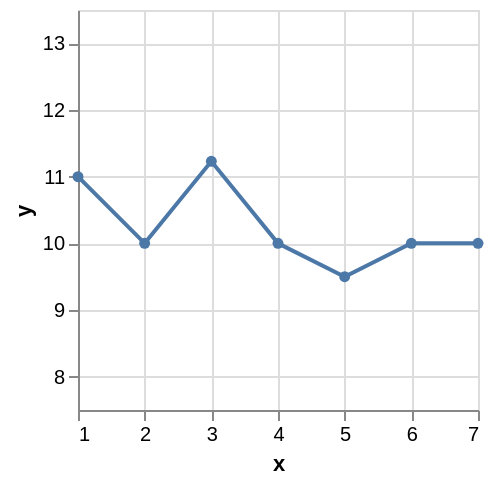

Write the Vega-Lite specification saved for this chart.
### Vega specification from a JSON file in a GitHub repository (floating-point values rounded to 4 significant figures)
{"$schema": "https://vega.github.io/schema/vega/v5.json", "description": "Vega-Lite computes the minimum and maximum axes values automatically but this can be made more dynamic by using params to produce axes which are +/- 20% of the minimum and maximum values in the dataset.", "background": "white", "padding": 5, "width": 200, "height": 200, "style": "cell", "data": [{"name": "source_0", "values": [{"x": 1, "y": 11}, {"x": 2, "y": 10}, {"x": 3, "y": 11.23}, {"x": 4, "y": 10}, {"x": 5, "y": 9.5}, {"x": 6, "y": 10}, {"x": 7, "y": 10}]}, {"name": "data_0", "source": "source_0", "transform": [{"type": "formula", "expr": "toNumber(datum[\"x\"])", "as": "x"}]}, {"name": "data_1", "source": "data_0", "transform": [{"type": "filter", "expr": "isValid(datum[\"x\"]) && isFinite(+datum[\"x\"]) && isValid(datum[\"y\"]) && isFinite(+datum[\"y\"])"}]}], "signals": [{"name": "extents", "update": "extent(pluck(data('source_0'), 'y'))"}, {"name": "min", "update": "extents[0] * 0.8"}, {"name": "max", "update": "extents[1] * 1.2"}], "marks": [{"name": "layer_0_marks", "type": "line", "style": ["line"], "sort": {"field": "datum[\"x\"]"}, "from": {"data": "data_0"}, "encode": {"update": {"stroke": {"value": "#4c78a8"}, "description": {"signal": "\"x: \" + (format(datum[\"x\"], \"\")) + \"; y: \" + (format(datum[\"y\"], \"\"))"}, "x": {"scale": "x", "field": "x"}, "y": {"scale": "y", "field": "y"}, "defined": {"signal": "isValid(datum[\"x\"]) && isFinite(+datum[\"x\"]) && isValid(datum[\"y\"]) && isFinite(+datum[\"y\"])"}}}}, {"name": "layer_1_marks", "type": "symbol", "style": ["point"], "from": {"data": "data_1"}, "encode": {"update": {"opacity": {"value": 1}, "fill": {"value": "#4c78a8"}, "ariaRoleDescription": {"value": "point"}, "description": {"signal": "\"x: \" + (format(datum[\"x\"], \"\")) + \"; y: \" + (format(datum[\"y\"], \"\"))"}, "x": {"scale": "x", "field": "x"}, "y": {"scale": "y", "field": "y"}}}}], "scales": [{"name": "x", "type": "linear", "domain": {"fields": [{"data": "data_0", "field": "x"}, {"data": "data_1", "field": "x"}]}, "range": [0, {"signal": "width"}], "nice": true, "zero": false}, {"name": "y", "type": "linear", "domain": {"signal": "[min,max]"}, "range": [{"signal": "height"}, 0], "nice": true, "zero": false}], "axes": [{"scale": "x", "orient": "bottom", "gridScale": "y", "grid": true, "tickCount": {"signal": "ceil(width/40)"}, "domain": false, "labels": false, "aria": false, "maxExtent": 0, "minExtent": 0, "ticks": false, "zindex": 0}, {"scale": "y", "orient": "left", "gridScale": "x", "grid": true, "tickCount": {"signal": "ceil(height/40)"}, "domain": false, "labels": false, "aria": false, "maxExtent": 0, "minExtent": 0, "ticks": false, "zindex": 0}, {"scale": "x", "orient": "bottom", "grid": false, "title": "x", "labelFlush": true, "labelOverlap": true, "tickCount": {"signal": "ceil(width/40)"}, "zindex": 0}, {"scale": "y", "orient": "left", "grid": false, "title": "y", "labelOverlap": true, "tickCount": {"signal": "ceil(height/40)"}, "zindex": 0}]}
